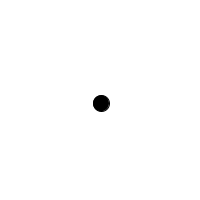
Frame 1 (no input)
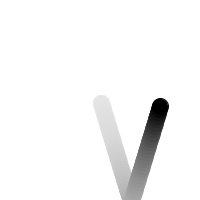
Frame 60 (the mouse pressed at the canvas centre just before this capture)
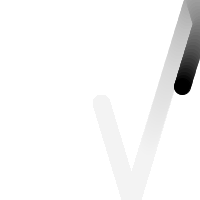
Frame 120 (the mouse held since frame 60 and released just before this capture)

The Processing sketch that drew these frames (run headless with seeded random() and noise(); from frame 60 on, the mouse is pressed at the canvas centre):

// Processing sketch: processing_60748
// ── processing_60748.pde

// bouncing ball no vectors
// processing.org/learning/pvector/
// 08.05.2012 09:00
 
float x = 100;
float y = 100;
float xspeed = 1;
float yspeed = 3.3;
 
void setup() {
  size (200,200);
  smooth();
  background(255); 
}
   
void draw() {
  noStroke();
  fill(255,10);
  rect(0,0,width,height);
   
  // current speed
  x = x + xspeed;
  y = y + yspeed;
   
  // bouncing
  if ((x > width) || (x < 0)) {
    xspeed = xspeed * -1;
  }
  if ((y > height) || (y < 0)) {
    yspeed = yspeed * -1;
  }
   
  // dispay at x,y position
  stroke (0);
  fill (0);
  ellipse(x,y,16,16);
}
